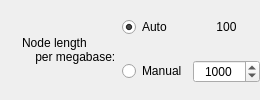
            <widget class="QWidget" name="widget_24" native="true">
             <layout class="QHBoxLayout" name="horizontalLayout_7">
              <property name="leftMargin">
               <number>0</number>
              </property>
              <property name="topMargin">
               <number>0</number>
              </property>
              <property name="rightMargin">
               <number>0</number>
              </property>
              <property name="bottomMargin">
               <number>0</number>
              </property>
              <item>
               <spacer name="horizontalSpacer_28">
                <property name="orientation">
                 <enum>Qt::Horizontal</enum>
                </property>
                <property name="sizeType">
                 <enum>QSizePolicy::Expanding</enum>
                </property>
                <property name="sizeHint" stdset="0">
                 <size>
                  <width>0</width>
                  <height>20</height>
                 </size>
                </property>
               </spacer>
              </item>
              <item>
               <widget class="InfoTextWidget" name="nodeLengthPerMegabaseInfoText" native="true">
                <property name="sizePolicy">
                 <sizepolicy hsizetype="Fixed" vsizetype="Fixed">
                  <horstretch>0</horstretch>
                  <verstretch>0</verstretch>
                 </sizepolicy>
                </property>
                <property name="minimumSize">
                 <size>
                  <width>16</width>
                  <height>16</height>
                 </size>
                </property>
                <property name="toolTip">
                 <string>&lt;html&gt;&lt;head/&gt;&lt;body&gt;&lt;p&gt;This controls the length of the drawn nodes relative to the nodes' sequence lengths.&lt;br/&gt;&lt;br/&gt;Set to a larger number for longer nodes and set to a smaller number for shorter nodes.&lt;br/&gt;&lt;br/&gt;Specifically, a node's length is determined by multiplying its sequence length (in Megabases) by this number. If the resulting value is less than the 'Minimum node length' setting, the node's length will be increased to that value.&lt;br/&gt;&lt;br/&gt;Note that node lengths are not exact, but are rather used as targets for the graph layout algorithm. &lt;br/&gt;&lt;br/&gt;The graph must be redrawn to see the effect of changing this setting.&lt;/p&gt;&lt;/body&gt;&lt;/html&gt;</string>
                </property>
               </widget>
              </item>
              <item>
               <widget class="QLabel" name="label_12">
                <property name="sizePolicy">
                 <sizepolicy hsizetype="Minimum" vsizetype="Preferred">
                  <horstretch>0</horstretch>
                  <verstretch>0</verstretch>
                 </sizepolicy>
                </property>
                <property name="text">
                 <string>Node length
    per megabase:</string>
                </property>
               </widget>
              </item>
              <item>
               <widget class="QWidget" name="widget_10" native="true">
                <layout class="QGridLayout" name="gridLayout_17">
                 <property name="leftMargin">
                  <number>0</number>
                 </property>
                 <property name="topMargin">
                  <number>0</number>
                 </property>
                 <property name="rightMargin">
                  <number>0</number>
                 </property>
                 <property name="bottomMargin">
                  <number>0</number>
                 </property>
                 <item row="0" column="0">
                  <widget class="QRadioButton" name="nodeLengthPerMegabaseAutoRadioButton">
                   <property name="focusPolicy">
                    <enum>Qt::StrongFocus</enum>
                   </property>
                   <property name="text">
                    <string>Auto</string>
                   </property>
                   <property name="checked">
                    <bool>true</bool>
                   </property>
                  </widget>
                 </item>
                 <item row="1" column="0">
                  <widget class="QRadioButton" name="nodeLengthPerMegabaseManualRadioButton">
                   <property name="focusPolicy">
                    <enum>Qt::StrongFocus</enum>
                   </property>
                   <property name="text">
                    <string>Manual</string>
                   </property>
                  </widget>
                 </item>
                 <item row="0" column="1">
                  <widget class="QLabel" name="nodeLengthPerMegabaseAutoLabel">
                   <property name="text">
                    <string>100</string>
                   </property>
                   <property name="alignment">
                    <set>Qt::AlignCenter</set>
                   </property>
                  </widget>
                 </item>
                 <item row="1" column="1">
                  <widget class="QDoubleSpinBox" name="nodeLengthPerMegabaseManualSpinBox">
                   <property name="sizePolicy">
                    <sizepolicy hsizetype="Minimum" vsizetype="Fixed">
                     <horstretch>0</horstretch>
                     <verstretch>0</verstretch>
                    </sizepolicy>
                   </property>
                   <property name="focusPolicy">
                    <enum>Qt::StrongFocus</enum>
                   </property>
                   <property name="alignment">
                    <set>Qt::AlignCenter</set>
                   </property>
                   <property name="decimals">
                    <number>0</number>
                   </property>
                   <property name="minimum">
                    <double>0.000000000000000</double>
                   </property>
                   <property name="maximum">
                    <double>1000000.000000000000000</double>
                   </property>
                   <property name="singleStep">
                    <double>100.000000000000000</double>
                   </property>
                   <property name="value">
                    <double>1000.000000000000000</double>
                   </property>
                  </widget>
                 </item>
                </layout>
               </widget>
              </item>
              <item>
               <spacer name="horizontalSpacer_27">
                <property name="orientation">
                 <enum>Qt::Horizontal</enum>
                </property>
                <property name="sizeType">
                 <enum>QSizePolicy::Expanding</enum>
                </property>
                <property name="sizeHint" stdset="0">
                 <size>
                  <width>0</width>
                  <height>20</height>
                 </size>
                </property>
               </spacer>
              </item>
             </layout>
            </widget>
